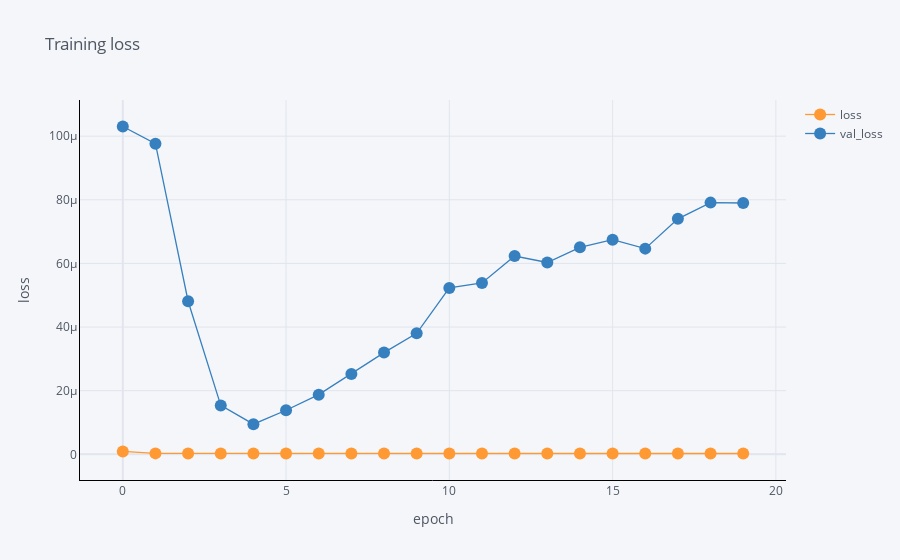

Write notebook code for a chart like this one.
### Code cell
df[['epoch', 'loss', 'val_loss']].iplot(
    x='epoch',
    mode='lines+markers',
    xTitle='epoch',
    yTitle='loss', 
    title='Training vs Validation loss',
    linecolor='black',
)

### Figure 1 — Plotly figure (JSON) as saved in the notebook; plotly's stock layout.template omitted (floating-point values rounded to 4 significant figures)
{"data": [{"line": {"color": "rgba(255, 153, 51, 1.0)", "dash": "solid", "shape": "linear", "width": 1.3}, "marker": {"size": 12, "symbol": "circle"}, "mode": "lines+markers", "name": "loss", "text": "", "type": "scatter", "x": [0, 1, 2, 3, 4, 5, 6, 7, 8, 9, 10, 11, 12, 13, 14, 15, 16, 17, 18, 19], "y": [9.111e-07, 2.923e-07, 2.827e-07, 2.772e-07, 2.717e-07, 2.695e-07, 2.672e-07, 2.657e-07, 2.644e-07, 2.624e-07, 2.611e-07, 2.6e-07, 2.595e-07, 2.593e-07, 2.58e-07, 2.573e-07, 2.56e-07, 2.555e-07, 2.555e-07, 2.548e-07]}, {"line": {"color": "rgba(55, 128, 191, 1.0)", "dash": "solid", "shape": "linear", "width": 1.3}, "marker": {"size": 12, "symbol": "circle"}, "mode": "lines+markers", "name": "val_loss", "text": "", "type": "scatter", "x": [0, 1, 2, 3, 4, 5, 6, 7, 8, 9, 10, 11, 12, 13, 14, 15, 16, 17, 18, 19], "y": [0.000103, 9.763e-05, 4.811e-05, 1.537e-05, 9.476e-06, 1.385e-05, 1.875e-05, 2.526e-05, 3.198e-05, 3.803e-05, 5.23e-05, 5.385e-05, 6.232e-05, 6.03e-05, 6.507e-05, 6.747e-05, 6.465e-05, 7.403e-05, 7.911e-05, 7.9e-05]}], "layout": {"legend": {"bgcolor": "#F5F6F9", "font": {"color": "#4D5663"}}, "paper_bgcolor": "#F5F6F9", "plot_bgcolor": "#F5F6F9", "title": {"font": {"color": "#4D5663"}, "text": "Training loss"}, "xaxis": {"gridcolor": "#E1E5ED", "linecolor": "black", "showgrid": true, "tickfont": {"color": "#4D5663"}, "title": {"font": {"color": "#4D5663"}, "text": "epoch"}, "zerolinecolor": "#E1E5ED"}, "yaxis": {"gridcolor": "#E1E5ED", "linecolor": "black", "showgrid": true, "tickfont": {"color": "#4D5663"}, "title": {"font": {"color": "#4D5663"}, "text": "loss"}, "zerolinecolor": "#E1E5ED"}}}
